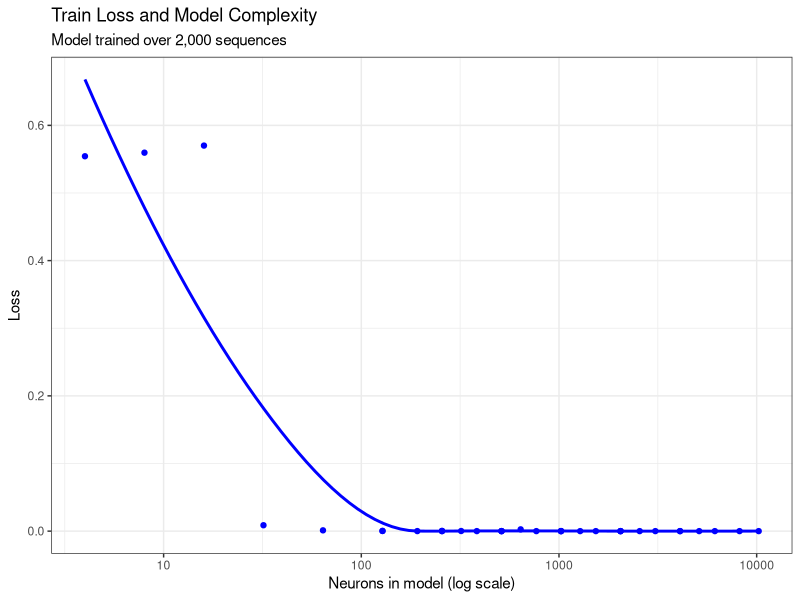

Generate this figure with R:
## Code to create a viz of train loss as a function of complexity
## For the model that trained over ~2,000 sequences

#Importing necessary libraries and data
library(tidyverse)
library(ggplot2)
twok <- read_csv("../../results/results-2k.csv")

#Averaging loss across seeds
twokMean <- twok |>
  group_by(layers, neuronsPerLayer) |>
  summarize(testLoss = mean(testLoss),
         trainLoss = mean(trainLoss))

#Generating plot
plot <- ggplot(data = twokMean) +
  geom_point(aes(x = layers*neuronsPerLayer, y = trainLoss), color = 'blue') +
  geom_smooth(se = FALSE, aes(x = layers*neuronsPerLayer, y = trainLoss), color = 'blue') +
  scale_x_log10() +
  labs(title = "Train Loss and Model Complexity",
       x = "Neurons in model (log scale)",
       y = "Loss",
       subtitle = "Model trained over 2,000 sequences") +
  theme_bw()

ggsave('figure4.png',
       plot,
       width = 6, height = 4)
